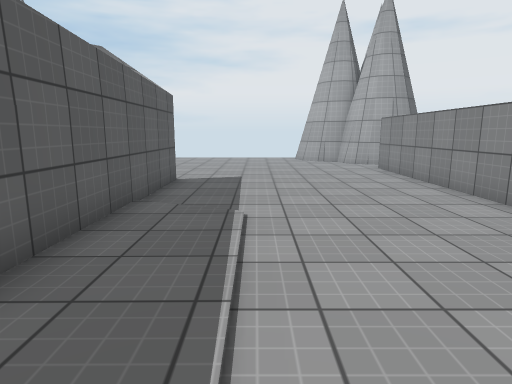
[1] (above)

15 first-person views from a walk through a 3-D level made in the Unity game engine. The camera is 1.4 m above the floor, tilts 10° down and sees 75° across. The floor is counted in squares, 1 m on a side. Each view is taken from the middle of a square. On the plan, view 1 faces up. The plan holds only what a view shows up to about 15 squares ahead; the rest is blank. The place goes on beyond the plan. The player is left out. Surface patterns are stand-ins for the level's own textures.

[2]
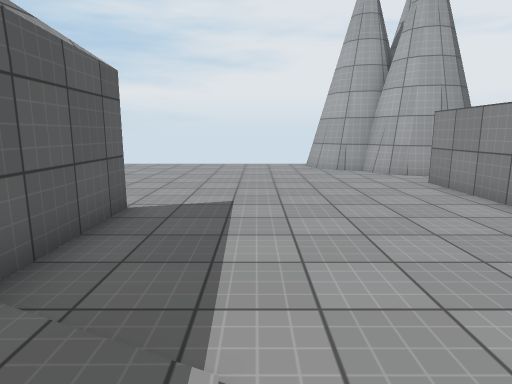

[3]
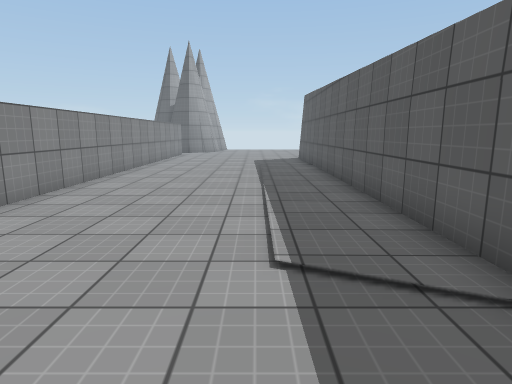

[4]
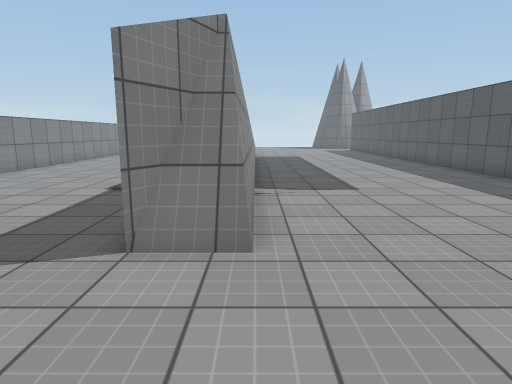

[5]
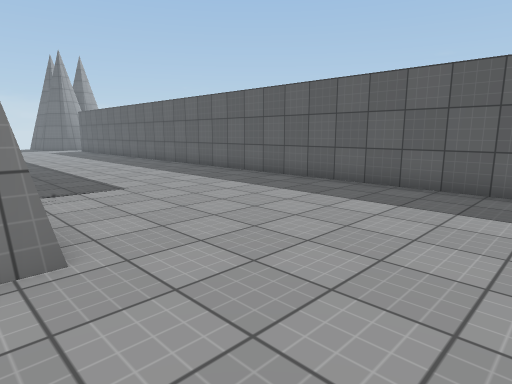

[6]
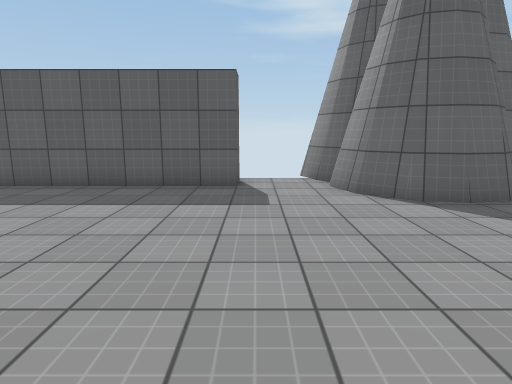

[7]
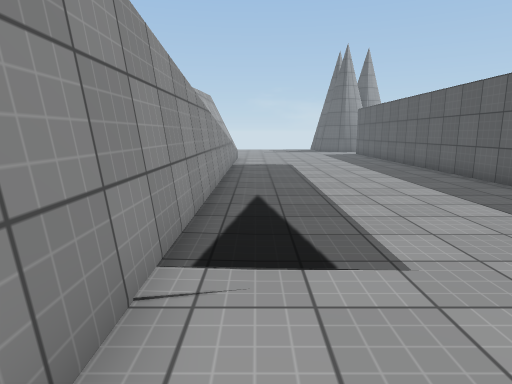

[8]
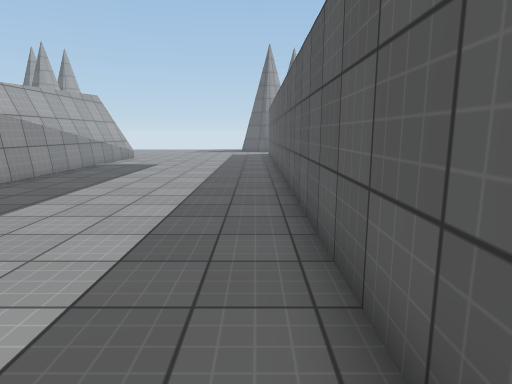

[9]
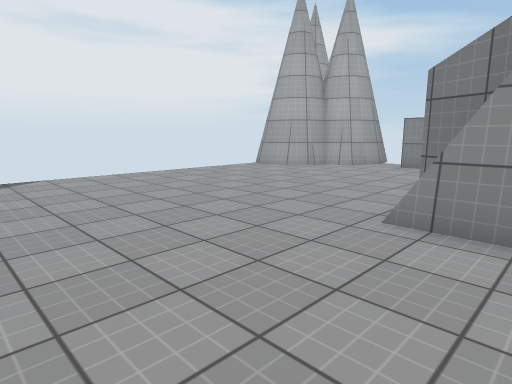

[10]
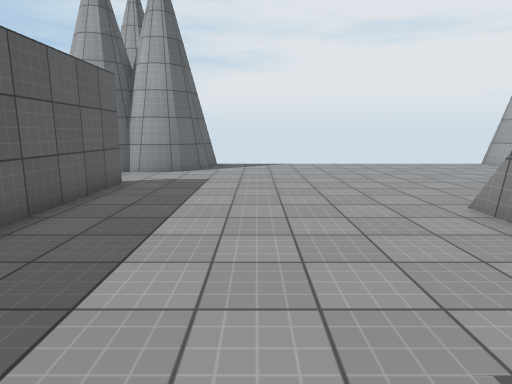

[11]
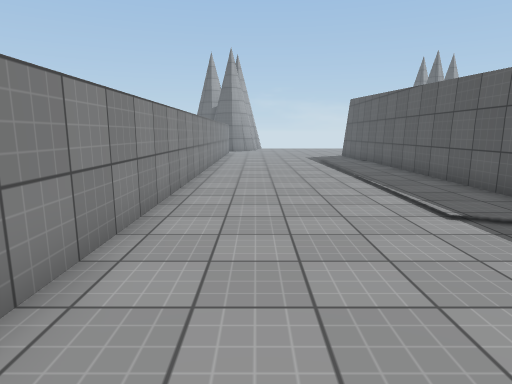

[12]
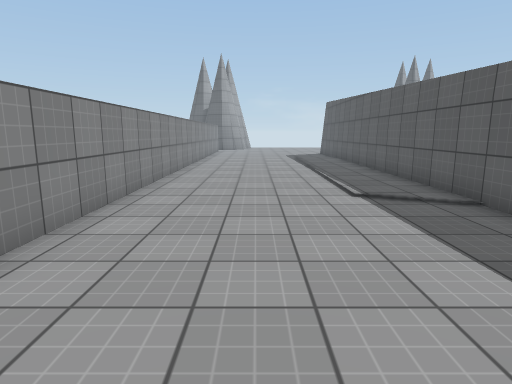

[13]
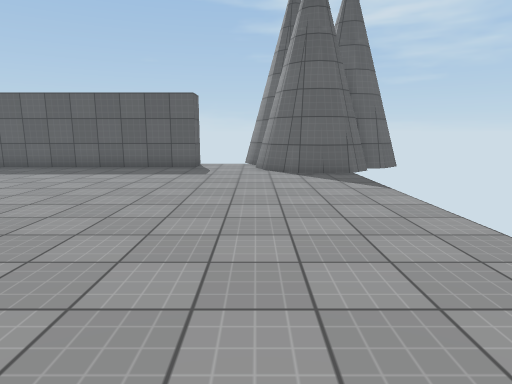

[14]
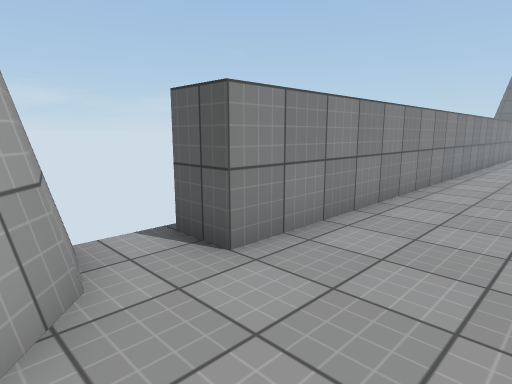

[15]
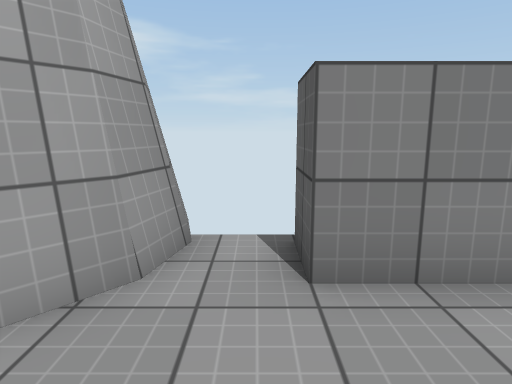

### Floor plan
Points are (right, up) in squares from view 1. A wall is a line through its corners. A room is listed if a view was taken in it or the views show most of it. See-through windows are left out.
Room 1 (views 1, 2, 3, 4, 5, 6, 7, 8, 9, 10, 11, 12, 13, 14, 15)
walls: (-3.9, 9.5) (-2.8, 9.5); (-3.9, 9.6) (-2.5, 9.6) (-2.5, -6.3); (-13, 13.5) (-11.9, 13.5) (-11.9, -6.2); (-13.1, 15.9) (-14.1, 15.6); (-12.6, 16.7) (-13.2, 16.1) (-14.2, 15.8); (3.5, 16.7) (2.7, 17.4) (2.4, 18.5); (5.3, 15.1) (4.4, 15.9); (3.5, 17) (2.9, 17.6) (2.6, 18.5) (2.8, 19.2); (-3.9, -6.2) (-3.9, 9.2) (-2.9, 9.2) (-2.5, 10.2); (5.3, 15.4) (4.6, 16) (4.4, 16.7) (3.4, 16.9); (-10.3, 19.3) (-10, 18.3) (-10.3, 17.4) (-11, 16.6) (-11.9, 16.3) (-12.8, 16.5); (-3.3, -6.3) (-3.2, -3.2); (-10.1, 19.5) (-9.8, 18.3) (-10, 17.4) (-10.9, 16.5); (6.3, 15.1) (5.1, 15.4); (7.2, 15.4) (6.2, 15.2); (5, -6.2) (5, 13.5) (6.2, 13.5)
low walls: (-3.9, 9.9) (-2.5, 9.9); (-3.9, 10) (-2.5, 10); (-10.9, 16.5) (-11.9, 16.1); (-11.8, 16) (-12.8, 16.3) (-13.1, 15.9); (4.4, 15.9) (4.2, 16.5) (3.5, 16.7); (2.4, 18.5) (2.5, 19.1); (6.3, 14.9) (5.3, 15.1)

Positions as (right, up) in squares from view 1, and headings:
1: (0, 0), facing up
2: (0, 4), facing up
3: (0, 9), facing down
4: (-4, 14), facing down
5: (-3, 14), facing down-left
6: (-3, 14), facing left
7: (-5, 9), facing down
8: (-11, 9), facing down
9: (-9, 8), facing up-right
10: (-8, 4), facing up
11: (3, 11), facing down
12: (2, 13), facing down
13: (2, 16), facing left
14: (2, 16), facing down-right
15: (2, 14), facing right
